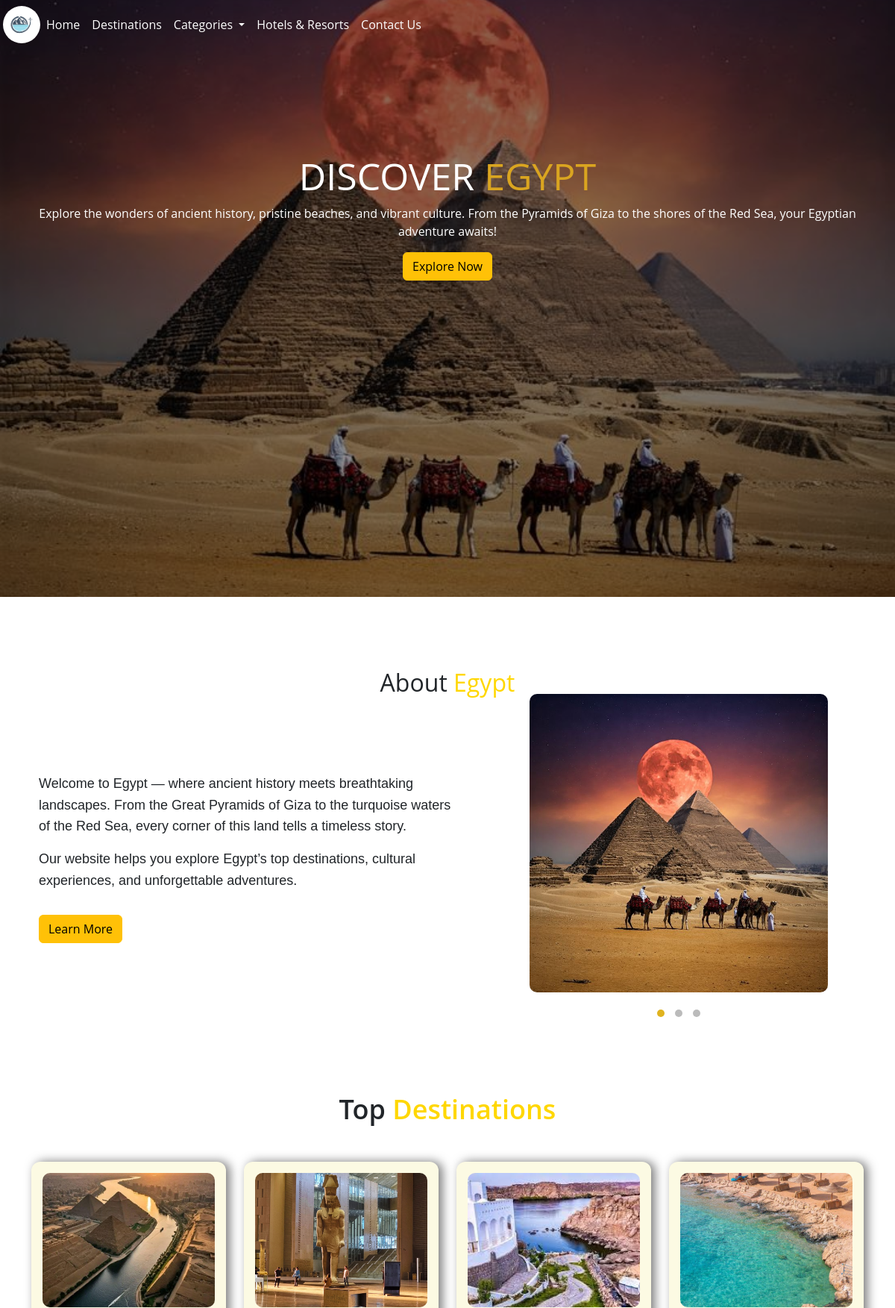
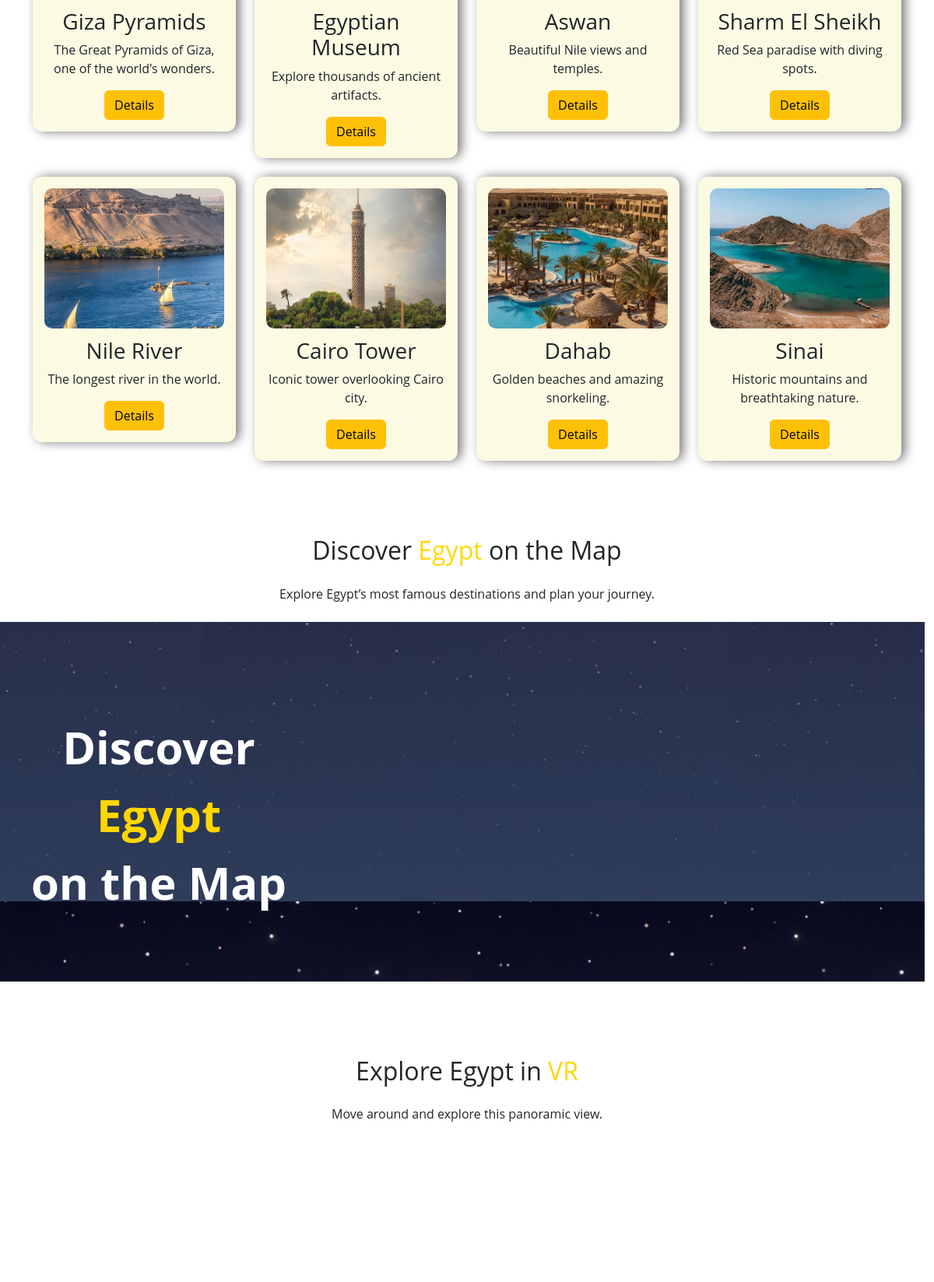
The page / (upper part) on the database its author committed (2 pictures, top to bottom).
### tables this page shows
CREATE TABLE `destination` (
  `id` int(11) NOT NULL,
  `name` varchar(100) DEFAULT NULL,
  `image` varchar(255) DEFAULT NULL,
  `description` text DEFAULT NULL,
  `location` varchar(255) DEFAULT NULL,
  `rating` float DEFAULT NULL,
  `duration` varchar(100) DEFAULT NULL
);

### index.php (the view, shortened to what this page needs)
<!DOCTYPE html>
<html lang="en">
<head>
<link rel="stylesheet" href="bootstrap/css/bootstrap.min.css">
  <link rel="stylesheet" href="style.css">
</head>
<body>
<?php
$conn = mysqli_connect("localhost", "root", "", "tourism");
$sql = "SELECT * FROM destination";
$result = mysqli_query($conn, $sql);
?>
<div class="landing-page">
        <div class="overlay"></div>
        <div class="container">
          <div class="header-area">
  <nav class="navbar navbar-expand-lg">
  <div class="container-fluid" style="margin: 0px 0px 0px -50px;">
    <img src="images/logo.png" style="width: 50px; height: 50px; border-radius: 50%;" alt="Site Logo">
    <div class="collapse navbar-collapse" id="navbarSupportedContent">
      <ul class="navbar-nav me-auto mb-2 mb-lg-0">
        <li class="nav-item">
          <a class="nav-link active" aria-current="page" href="#home" style="color: white;">Home</a>
        </li>
        <li class="nav-item">
          <a class="nav-link" href="#destinations" style="color: white;">Destinations</a>
        </li>
        <li class="nav-item dropdown">
          <a class="nav-link dropdown-toggle" href="#" role="button" data-bs-toggle="dropdown"
            aria-expanded="false" style="color: white;">
            Categories
          </a>
        </li>
        <li class="nav-item">
          <a class="nav-link" href="#hotels" style="color: white;">Hotels & Resorts</a>
        </li>
        <li class="nav-item">
          <a class="nav-link" href="#contact" style="color: white;">Contact Us</a>
        </li>
      </ul>
    </div>
  </div>
</nav>
        <div class="introduction-text">
  <h1>Discover <span>Egypt</span></h1>
  <p>Explore the wonders of ancient history, pristine beaches, and vibrant culture.
     From the Pyramids of Giza to the shores of the Red Sea, your Egyptian adventure awaits!</p>
  <a href="#destinations" class="btn btn-warning" style="color: rgb(252, 245, 245);">Explore Now</a>
</div>
</div>
        </div>
</div>
<section class="about-section py-5" id="about">
  <div class="container2 mt-5">
    <h2 class="mb-3 text-center">About <span>Egypt</span></h2>
    <div class="row align-items-center textsec2">
      <div class="col-lg-6 mb-4 mb-lg-0 text-center text-lg-start">
        <p>
          Welcome to Egypt — where ancient history meets breathtaking landscapes.
          From the Great Pyramids of Giza to the turquoise waters of the Red Sea,
          every corner of this land tells a timeless story.
        </p>
        <p>
          Our website helps you explore Egypt’s top destinations, cultural
          experiences, and unforgettable adventures.
        </p>
        <a href="about.html" class="btn btn-warning mt-3 btnsec2">Learn More</a>
      </div>
      <div class="col-lg-6 text-center imgsec2">
        <div class="img-wrapper">
          <img src="images/bg1.jpg" alt="Egypt Tourism" id="imgAbout">
          <div class="AboutDots">
            <span class="dot active"></span>
            <span class="dot"></span>
            <span class="dot"></span>
          </div>
        </div>
      </div>
    </div>
  </div>
</section>
<section class="destinations py-5" id="destinations">
  <div class="container text-center">
    <h2 class="mb-5">Top <span>Destinations</span></h2>
    <div class="row g-4">
      <?php
      if (mysqli_num_rows($result) > 0) {
          while($row = mysqli_fetch_assoc($result)) {
              echo '
              <div class="col-md-6 col-lg-3">
                <div class="destination-card">
                  <img src="images/'.$row["image"].'" alt="'.$row["name"].'">
                  <h3>'.$row["name"].'</h3>
                  <p>'.$row["description"].'</p>
                    <a href="detailes.php?id='.$row["id"].'" class="btn btn-warning">Details</a>
                </div>
              </div>
              ';
          }
      } else {
          echo "<p>No destinations found</p>";
      }
      ?>
    </div>
  </div>
</section>
<section class="egypt-map py-5" id="map">
  <div class="container text-center">
    <h2 class="mb-4">
      Discover <span style="color: gold;">Egypt</span> on the Map
    </h2>
    <p class="mb-4">
      Explore Egypt’s most famous destinations and plan your journey.
    </p>
    </div>
    <div class="row bgframe align-items-center p-4">
      <div class="col-md-4 col-12 text mb-4 mb-md-0">
        <p class="map-text">
          Discover<br>
          <span style="color: gold;">Egypt</span><br>
          on the Map<br>
        </p>
      </div>
      <div class="col-md-6 col-12">
        <div class="map-frame ratio ratio-4x3">
          <iframe
            src="https://www.google.com/maps?q=Egypt&output=embed"
            allowfullscreen
            loading="lazy">
          </iframe>
        </div>
      </div>
  </div>
</section>
<section class="vr-section py-5" id="vr">
  <div class="container text-center">
    <h2 class="mb-4">Explore Egypt in <span style="color: gold;">VR</span></h2>
    <p class="mb-4">Move around and explore this panoramic view.</p>
  </div>
  <div class="vr-container" style="width:100%; height:450px;">
  </div>
</section>
</body>
</html>

### style.css (style rules this page uses)
html { scroll-behavior: smooth; }
body { font-family: 'Open Sans', sans-serif; }
.landing-page { background-image: url('images/bg1.jpg'); background-size: cover; background-position: center; background-repeat: no-repeat; height: 100vh; position: relative; }
.landing-page .overlay { background-color: rgba(0, 0, 0, 0.452); position: absolute; width: 100%; height: 100%; left: 0; top: 0; z-index: 1; }
.landing-page nav { position: relative; z-index: 2; }
.introduction-text { position: relative; z-index: 2; color: white; text-align: center; margin-top: 140px; }
.introduction-text h1 { font-size: 50px; text-transform: uppercase; }
.introduction-text h1 span { color: goldenrod; }
.introduction-text .btn { color: #000 !important; transition: ease-in 0.5s; }
.landing-page nav .nav-link { transition: 0.3s; }
.container2 h2 span { color: gold; }
#imgAbout { width: 100%; max-width: 400px; height: auto; border-radius: 10px; transition: transform 0.4s ease-in, box-shadow 0.4s ease-in; }
.img-wrapper { position: relative; display: inline-block; }
.textsec2 { margin: -20px 0 0 40px; }
.AboutDots { text-align: center; margin-top: 15px; }
.dot { display: inline-block; width: 10px; height: 10px; margin: 0 5px; background-color: #bbb; border-radius: 50%; cursor: pointer; }
.dot.active, .dot:hover { background-color: rgb(224, 179, 31); }
.btnsec2 { transition:ease-in 0.5s; }
.textsec2 p { font-family: Arial, Helvetica, sans-serif; font-size: 18px; line-height: 1.6; margin-bottom: 15px; }
.destinations h2 { font-size: 36px; font-weight: 600; }
.destinations h2 span { color: gold; }
.destination-card { background: #fcfae3; border-radius: 12px; padding: 15px; box-shadow: 5px 0 14px rgba(0, 0, 0, 0.527); transition: .3s; }
.destination-card img { width: 100%; height: 180px; border-radius: 10px; object-fit: cover; margin-bottom: 12px; }
.bgframe { width: 100%; height: auto; background-image:url("images/bgsec4.png"); background-attachment:fixed; background-position: bottom ; padding-top: 100px; padding: 100px 80px 0px 80px; text-align: center; display: flex; justify-content: space-between; }
.bgframe .text { font-size: 58px; font-weight: 700; margin-top: 50px; color: white; }
.vr-container { width: 50%; height: 450px; overflow: hidden; border-radius: 10px; }

### rows shown on the page
destination: image (picture), name "Giza Pyramids", description "The Great Pyramids of Giza, one of the world's wonders."
destination: image (picture), name "Egyptian Museum", description "Explore thousands of ancient artifacts."
destination: image (picture), name "Aswan", description "Beautiful Nile views and temples."
destination: image (picture), name "Sharm El Sheikh", description "Red Sea paradise with diving spots."
destination: image (picture), name "Nile River", description "The longest river in the world."
destination: image (picture), name "Cairo Tower", description "Iconic tower overlooking Cairo city."
destination: image (picture), name "Dahab", description "Golden beaches and amazing snorkeling."
destination: image (picture), name "Sinai", description "Historic mountains and breathtaking nature."
